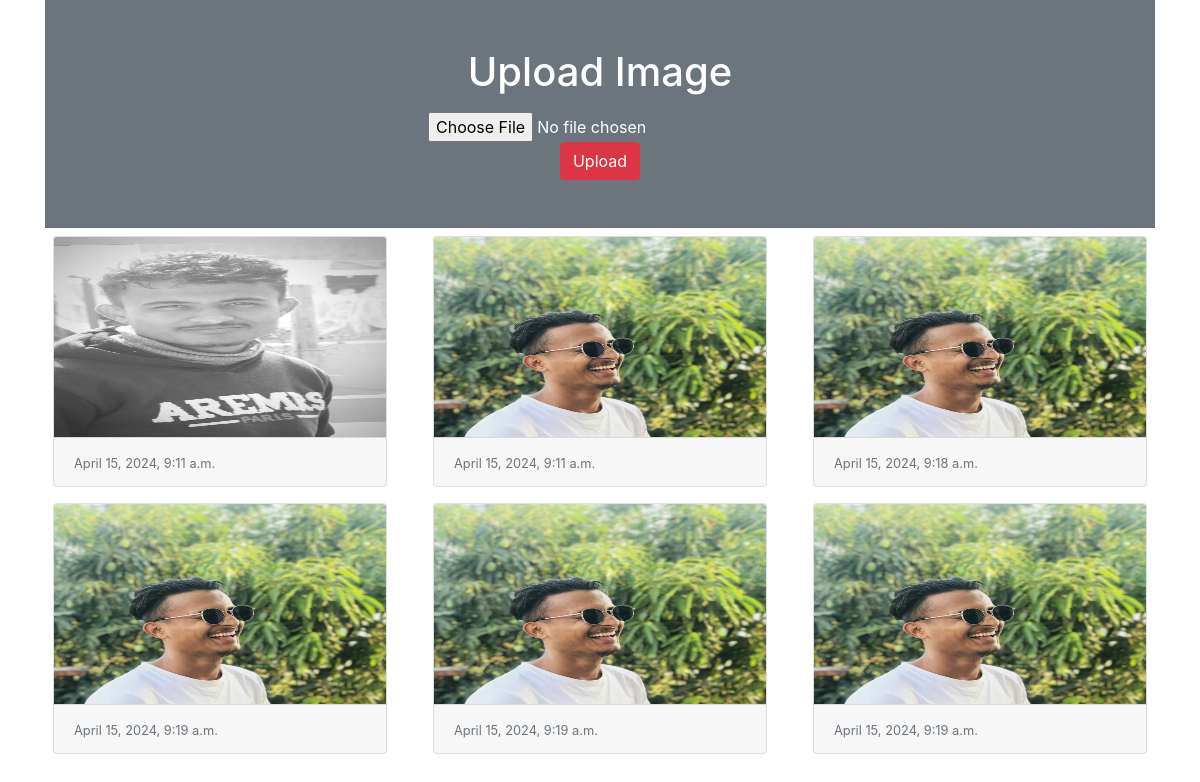
The page / on the database its author committed.
### myapp/models.py (models this page shows)
class Image(models.Model):
    photos = models.ImageField(upload_to= 'images/')
    date = models.DateTimeField(auto_now_add=True)

### myapp/views.py (the view)
# urls.py: 2. Add a URL to urlpatterns:  path('', views.home, name='home')
def home(request):
    if request.method == "POST":
        form = ImageForm(request.POST, request.FILES)
        if form.is_valid():
            form.save()
    form = ImageForm()
    img = Image.objects.all()
    return render(request, 'myapp/form.html',{'img':img, 'form' :form})

### myapp/forms.py
class ImageForm(forms.ModelForm):
    class Meta:
        model = Image
        fields = '__all__'
        labels = {'photos':''}

### myapp/templates/myapp/form.html (shortened to what this page needs)
<!doctype html>
<html lang="en">
  <head>
    <link rel="stylesheet" href="https://cdn.jsdelivr.net/npm/bootstrap@4.3.1/dist/css/bootstrap.min.css">
  </head>
  <body>
    <div class="container">
      <div class="py-5 text-center bg-secondary text-white">
        <h1 class = 'mb-3'>Upload Image</h1>
        <form action="" method="post" enctype="multipart/form-data">
          {{form}}
          <input type="submit" value="Upload" class="btn btn-danger">
        </form>
      </div>
      <div class="row">
        {% for x in img %}
        <div class="col-sm-4">
          <div class="card m-2">
            <img src="{{x.photos.url}}" alt="" class="card-img-top" height="200px">
            <div class="card-footer">
              <small class="text-muted"> {{x.date}} </small>
            </div>
          </div>
        </div>
        {% endfor %}
      </div>
    </div>
  </body>
</html>

### rows shown on the page
Image: photos (picture), date "April 15, 2024, 9:11 a.m."
Image: photos (picture), date "April 15, 2024, 9:11 a.m."
Image: photos (picture), date "April 15, 2024, 9:18 a.m."
Image: photos (picture), date "April 15, 2024, 9:19 a.m."
Image: photos (picture), date "April 15, 2024, 9:19 a.m."
Image: photos (picture), date "April 15, 2024, 9:19 a.m."
